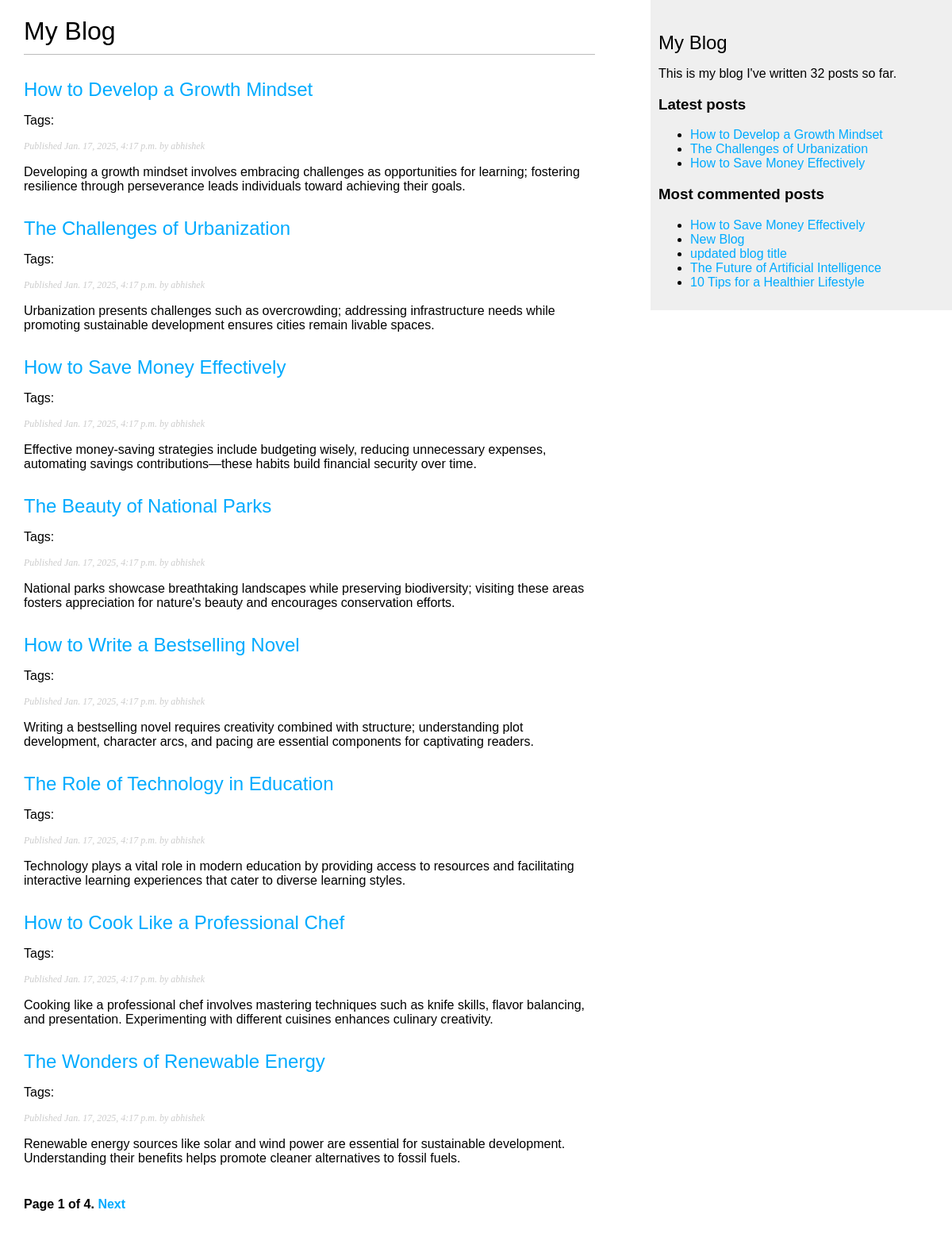
/blog/, run on an earlier commit of the app's database.
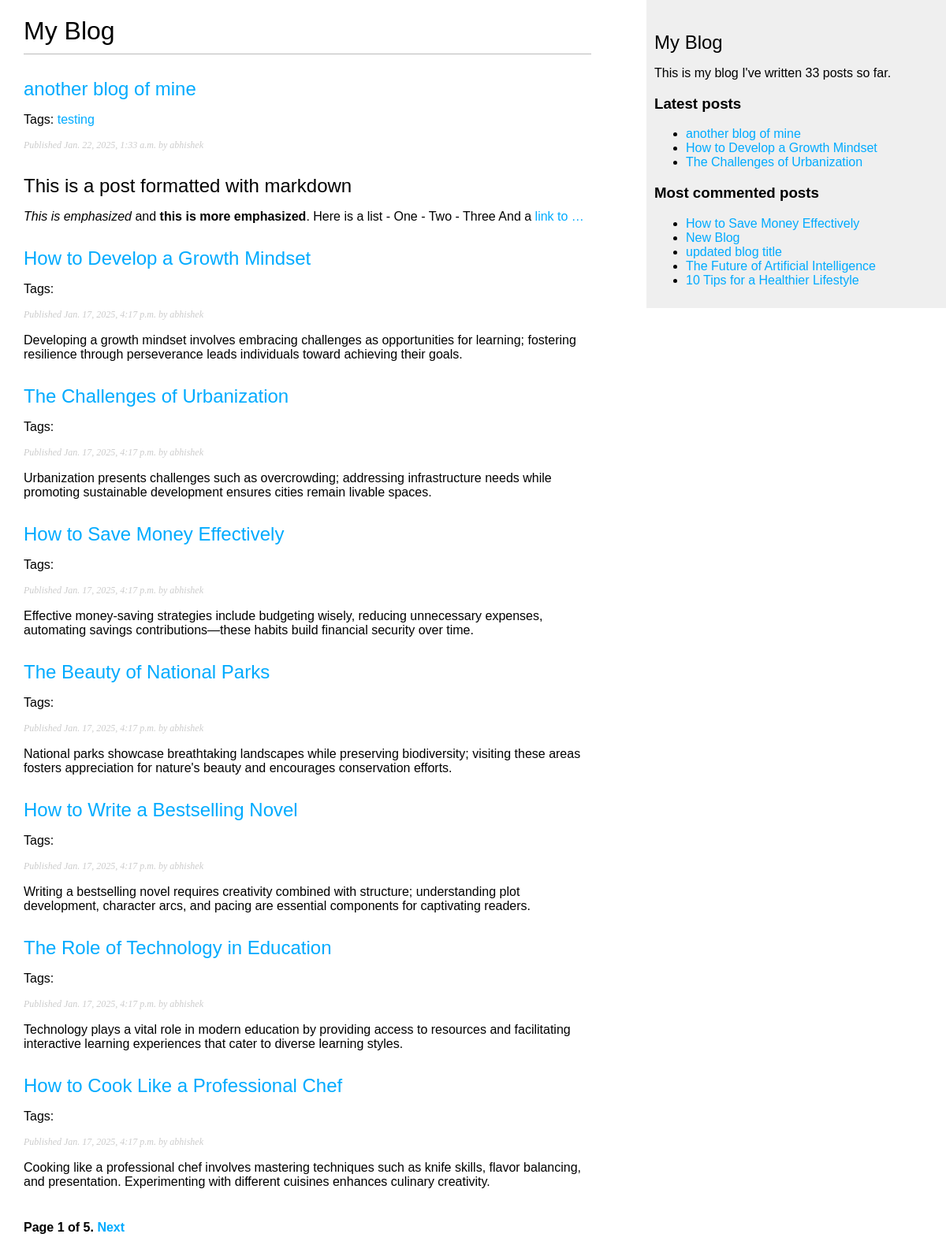
And on a later commit of the database.
### blog/models.py (models this page shows, shortened)
class Post(models.Model):
    class Status(models.TextChoices):
        DRAFT = 'DF', 'Draft'
        PUBLISHED = 'PB', 'Published'
    title = models.CharField(max_length=250)
    body = models.TextField()
    slug = models.SlugField(
        max_length=250,
        unique_for_date='publish'
    )
    author = models.ForeignKey(
        settings.AUTH_USER_MODEL,
        on_delete=models.CASCADE,
        related_name='blog_posts'
    )
    publish = models.DateTimeField(default=timezone.now)
    created = models.DateTimeField(auto_now_add=True)
    updated = models.DateTimeField(auto_now=True)
    status = models.CharField(
        max_length=2,
        choices=Status,
        default=Status.DRAFT
    )
    tags = TaggableManager()
    objects = models.Manager()
    published = PublishedManager()
    class Meta:
        ordering = ['-publish']
        indexes = [
            models.Index(
                fields=['-publish'],
            )
        ]
    def get_absolute_url(self):
        return reverse(
            "blog:post_detail",
            args=[
                self.publish.year,
                self.publish.month,
                self.publish.day,
                self.slug
            ]
        )

### blog/views.py (the view)
# urls.py: path('', views.post_list, name='post_list'),
def post_list(request, tag_slug=None):
    post_list = Post.published.all()
    tag = None
    if tag_slug:
        tag = get_object_or_404(Tag, slug=tag_slug)
        post_list = post_list.filter(tags__in=[tag])
    paginator = Paginator(post_list, 8)
    page_number = request.GET.get('page', 1)
    try:
        posts = paginator.get_page(page_number)
    except PageNotAnInteger:
        posts = paginator.get_page(1)
    except EmptyPage:
        posts = paginator.get_page(paginator.num_pages)
    return render(
        request,
        'blog/post/list.html',
        { 'posts': posts, 'tag': tag }
    )

### blog/models.py (called while the page is built)
    def get_queryset(self):
        return super().get_queryset().filter(status=Post.Status.PUBLISHED)

### blog/templatetags/blog_tags.py (called while the page is built)
@register.simple_tag
def total_posts():
    return Post.published.count()

@register.inclusion_tag('blog/post/latest_posts.html')
def show_latest_posts(count=5):
    latest_posts = Post.published.order_by('-publish')[:count]
    return { 'latest_posts': latest_posts }

@register.simple_tag
def get_most_commented_posts(count=5):
    return Post.published.annotate(
        total_comments=Count('comments')
    ).order_by('-total_comments')[:count]

@register.filter(name='markdown')
def markdown_format(text):
    return mark_safe(markdown.markdown(text))

### blog/templates/blog/post/list.html (shortened to what this page needs)
{% extends "blog/base.html" %}
{% load blog_tags %}
{% block content %}
    <h1>My Blog</h1>
    {% for post in posts %}
        <h2>
            <a href="{{ post.get_absolute_url }}">
                {{ post.title }}
            </a>
        </h2>
        <p class="tags">
            Tags:
            {% for tag in post.tags.all  %}
                <a href="{% url 'blog:post_list_by_tag' tag.slug %}">
                    {{ tag.name }}
                </a>{% if not forloop.last %}, {% endif %}
            {% endfor %}
        </p>
        <p class="date">
            Published {{ post.publish }} by {{ post.author }}
        </p>
        {{ post.body|markdown|truncatewords:30 }}
    {% endfor %}
    {% include "pagination.html" with page=posts %}
{% endblock content %}

### blog/templates/blog/base.html (shortened to what this page needs)
{% load blog_tags %}
{% load static %}
<!DOCTYPE html>
<html lang="en">
<head>
    <link rel="stylesheet" href="{% static "css/blog.css" %}">
</head>
<body>
    <div id="content">
        {% block content %}{% endblock content %}
    </div>
    <div id="sidebar">
        <h2>My Blog</h2>
        <p>
            This is my blog
            I've written {% total_posts %} posts so far.
        </p>
        <h3>Latest posts</h3>
        {% show_latest_posts 3 %}
        <h3>Most commented posts</h3>
        {% get_most_commented_posts as most_commented_posts %}
        <ul>
            {% for post in most_commented_posts %}
                <li>
                    <a href="{{ post.get_absolute_url }}">
                        {{ post.title }}
                    </a>
                </li>
            {% endfor %}
        </ul>
    </div>
</body>
</html>

### blog/templates/pagination.html (shortened to what this page needs)
<div class="pagination">
    <span class="step-links">
        <span class="current">
            Page {{ page.number }} of {{ page.paginator.num_pages }}.
        </span>
        {% if page.has_next %}
            <a href="?page={{ page.next_page_number }}">
                Next
            </a>
        {% endif %}
    </span>
</div>

### blog/templates/blog/post/latest_posts.html
<ul>
    {% for post in latest_posts %}
        <li>
            <a href="{{ post.get_absolute_url }}">
                {{ post.title }}
            </a>
        </li>
    {% endfor %}
</ul>

### blog/static/css/blog.css (style rules this page uses)
body { margin:0; padding:0; font-family:helvetica, sans-serif; }
a { color:#00abff; text-decoration:none; }
h1 { font-weight:normal; border-bottom:1px solid #bbb; padding:0 0 10px 0; }
h2 { font-weight:normal; margin:30px 0 0; }
#content { float:left; width:60%; padding:0 0 0 30px; }
#sidebar { float:right; width:30%; padding:10px; background:#efefef; height:100%; }
p.date { color:#ccc; font-family: georgia, serif; font-size: 12px; font-style: italic; }
.pagination { margin:40px 0; font-weight:bold; }

What changed in the data, as far as the page shows it:
no longer on one of the page's lists (row unchanged): Post: title "How to Save Money Effectively"
no longer on this page (row unchanged): Post: title "The Wonders of Renewable Energy", publish "Jan. 17, 2025, 4:17 p.m.", author "abhishek", body "Renewable energy sources like solar and wind power are essential for sustainable development. Understanding their benefits helps promote cleaner alternatives to fossil fuels.", shown under "My Blog"
added Post: title "another blog of mine", publish "Jan. 22, 2025, 1:33 a.m.", author "abhishek", body "This is a post formatted with markdown This is emphasized and this is more emphasized . Here is a list - One - Two - Three And a link to …"
added Tag: name "testing"
Also different on the page:
{{ page.paginator.num_pages }}: "4" → "5"
text no longer shown: "32"
text now shown: "33"
